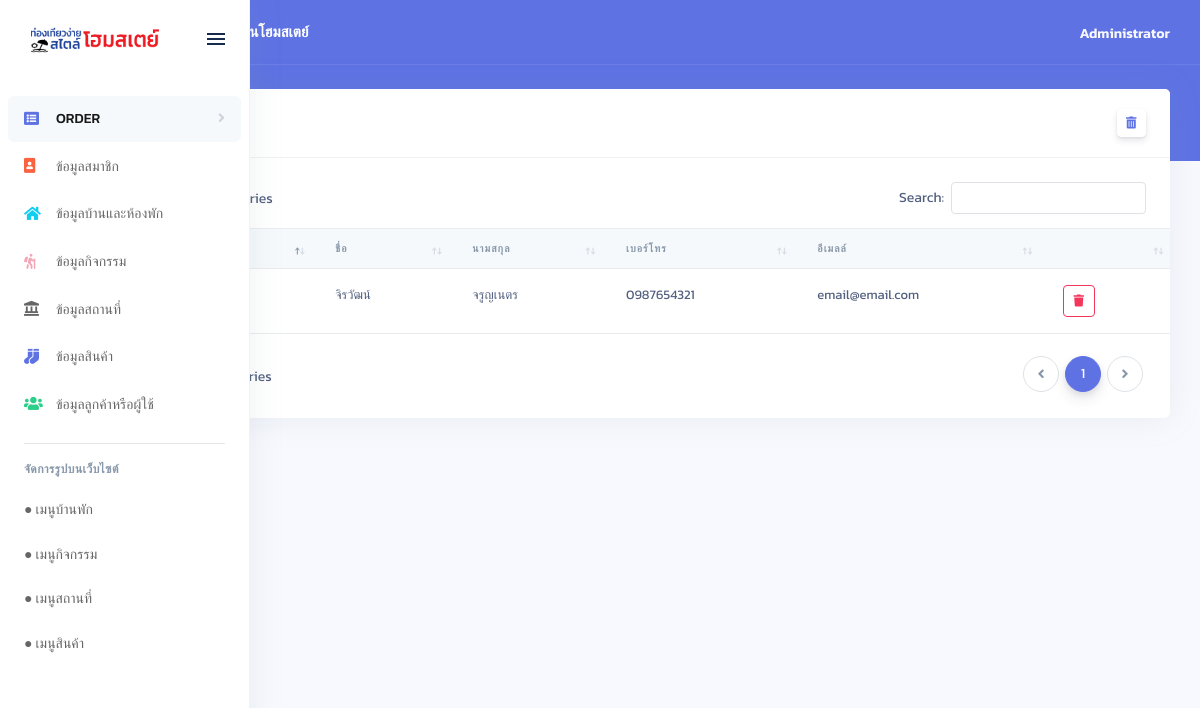
The page /views/backend/customers.php (signed in) on the database its author committed.
### tables this page shows
CREATE TABLE `customers` (
  `cmID` varchar(13) NOT NULL COMMENT 'รหัสประชาชน',
  `fname` varchar(20) NOT NULL COMMENT 'ชื่อ',
  `lname` varchar(20) NOT NULL COMMENT 'นามสกุล',
  `tel` varchar(10) NOT NULL COMMENT 'เบอร์โทร',
  `email` varchar(35) NOT NULL COMMENT 'อีเมล์',
  `pwd` varchar(40) NOT NULL COMMENT 'รหัสผ่าน',
  `salt` varchar(15) NOT NULL
);

### controllers/connectDB.php (called while the page is built, shortened)
<?php
class connectDB
{
    public function connect()
    {
        $this->servername = "localhost";
        $this->username = "root";
        $this->password = "";
        $this->database = "homestay.dev";
        try {
            $conn = new PDO("mysql:host=" . $this->servername . ";dbname=" . $this->database . "", $this->username, $this->password);
            $conn->setAttribute(PDO::ATTR_ERRMODE, PDO::ERRMODE_EXCEPTION);
            $conn->exec("set names utf8");
            return $conn;
        } catch (PDOException $e) {
            echo "Connection failed: " . $e->getMessage();
        }
    }
}

### views/backend/customers.php (the view, shortened to what this page needs)
<?php
    include("templates/header.php");
?>
<div class="main-content" id="panel">
    <?php include("templates/top-nav.php"); ?>
    <div class="container-fluid mt--6">
        <div class="row">
            <div class="col-xl-12">
                <div class="card">
                    <div class="card-header">
                        <div class="row">
                            <div class="col">
                                <h3 class="mb-0">ข้อมูลลูกค้าหรือผู้ใช้</h3>
                            </div>
                            <div class="col-auto text-right">
                                <button class="btn btn-sm btn-neutral drop" name="customer" data-toggle="tooltip" data-placement="top" title="" data-original-title="ลบข้อมูลทั้งหมด"><i class="fas fa-trash-alt"></i></button>
                            </div>
                        </div>
                    </div>
                    <div class="table-responsive py-4">
                        <table class="table table-flush" id="datatable-basic">
                            <thead class="thead-light">
                                <tr>
                                    <th>รหัสลูกค้า</th>
                                    <th>ชื่อ</th>
                                    <th>นามสกุล</th>
                                    <th>เบอร์โทร</th>
                                    <th>อีเมลล์</th>
                                    <th></th>
                                </tr>
                            </thead>
                            <tbody>
                                <?php foreach ($connectDB->connect()->query("SELECT * FROM `customers` WHERE cmID != 0") as $result) { ?>
                                <tr>
                                    <td><?php echo $result["cmID"]; ?></td>
                                    <td><?php echo $result["fname"]; ?></td>
                                    <td><?php echo $result["lname"]; ?></td>
                                    <td><?php echo $result["tel"]; ?></td>
                                    <td><?php echo $result["email"]; ?></td>
                                    <td>
                                        <button class="btn btn-sm btn-outline-danger btn-icon-only del" name="customer" value="<?php echo $result["cmID"]; ?>" data-toggle="tooltip" data-original-title="ลบข้อมูลนี้">
                                            <i class="fas fa-trash"></i>
                                        </button>
                                    </td>
                                </tr>
                                <?php } ?>
                            </tbody>
                        </table>
                    </div>
                </div>
            </div>
        </div>
    </div>
</div>
</body>
</html>

### rows shown on the page
customers: fname "จิรวัฒน์", lname "จรูญเนตร", tel "0987654321", email "email@email.com", $result["cmID"] 1100501376787 (drawn)

### other values the page prints
$_SESSION["logged"] "Administrator"
